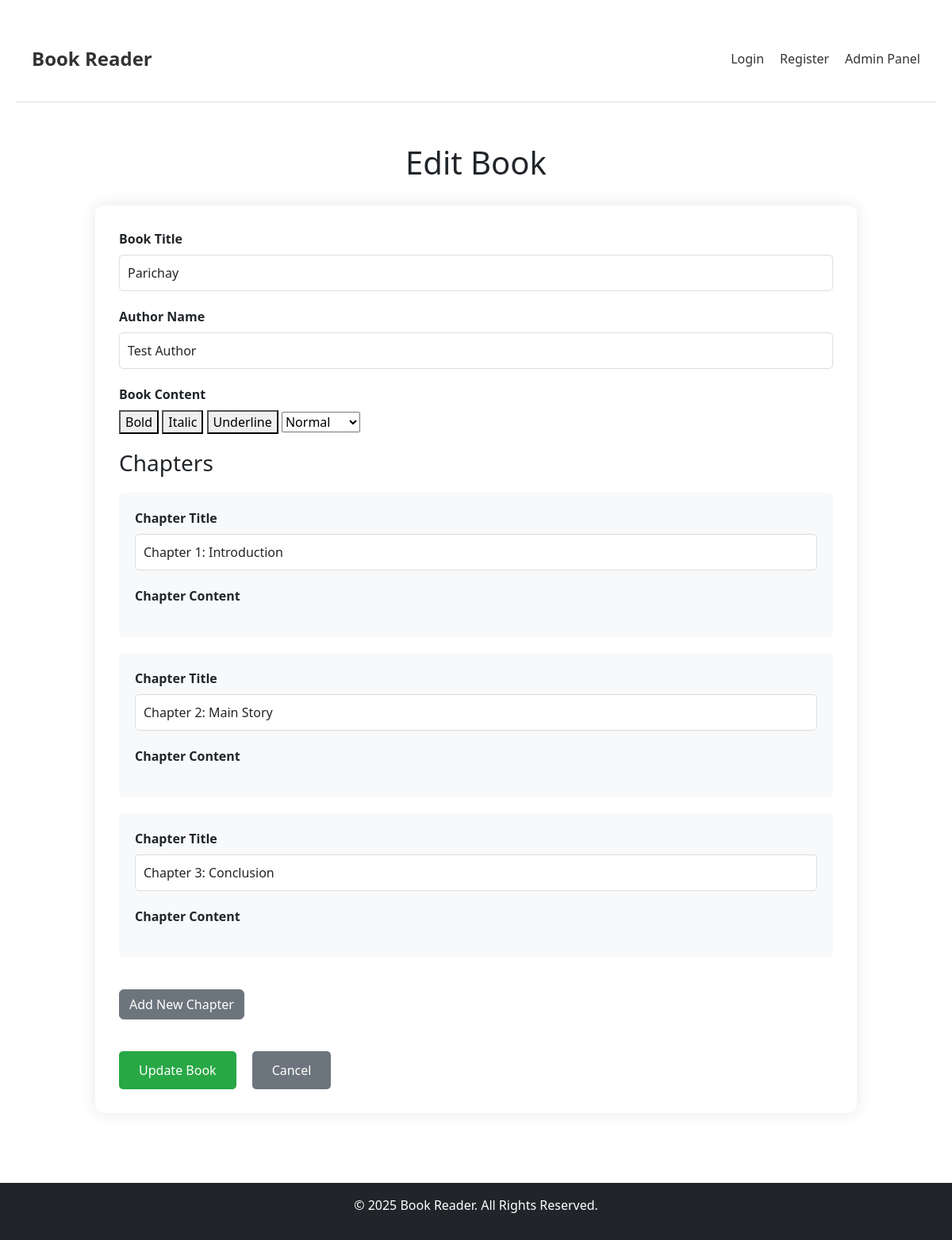
/book/1/edit (signed in), run on the app's committed database.
### models.py (models this page shows)
class Book(db.Model):
    id = db.Column(db.Integer, primary_key=True)
    title = db.Column(db.String(200), nullable=False)
    author = db.Column(db.String(100))
    content = db.Column(db.Text)
    chapters = db.relationship('Chapter', backref='book', lazy=True, order_by="Chapter.created_date")
    category = db.Column(db.String(50))
    cover_image = db.Column(db.String(200))
    published_date = db.Column(db.Date)
    rating = db.Column(db.Float, default=0.0)
    total_ratings = db.Column(db.Integer, default=0)

class Chapter(db.Model):
    id = db.Column(db.Integer, primary_key=True)
    title = db.Column(db.String(200), nullable=False)
    content = db.Column(db.Text)
    created_date = db.Column(db.DateTime, default=datetime.utcnow)
    book_id = db.Column(db.Integer, db.ForeignKey('book.id'), nullable=False)

### app.py (the view, shortened to what this page needs)
@app.route('/book/<int:id>/edit', methods=['GET', 'POST'])
def edit_book(id):
    if 'admin_id' not in session:
        flash("Only admins can edit books", "warning")
        return redirect(url_for("admin_login"))
    book = Book.query.get_or_404(id)
    return render_template('edit_book.html', book=book)

### app.py (called while the page is built)
@app.context_processor
def utility_processor():
    return {
        'get_user': get_current_user
    }

### templates/edit_book.html (shortened to what this page needs)
{% extends "base.html" %}
{% block content %}
<div class="admin-dashboard">
    <div class="dashboard-header">
        <h1>Edit Book</h1>
    </div>
    <div class="book-editor">
        <form method="POST" class="book-form">
            <div class="form-group">
                <label for="title">Book Title</label>
                <input type="text" id="title" name="title" required class="form-control" value="{{ book.title }}">
            </div>
            <div class="form-group">
                <label for="author">Author Name</label>
                <input type="text" id="author" name="author" required class="form-control" value="{{ book.author }}">
            </div>
            <div class="form-group">
                <label>Book Content</label>
                <div id="toolbar">
                    <button class="ql-bold">Bold</button>
                    <button class="ql-italic">Italic</button>
                    <button class="ql-underline">Underline</button>
                    <select class="ql-header">
                        <option selected>Normal</option>
                    </select>
                </div>
            </div>
            <div id="chapters-container">
                <h3>Chapters</h3>
                {% for chapter in book.chapters %}
                <div class="chapter-form">
                    <div class="form-group">
                        <label>Chapter Title</label>
                        <input type="text" name="chapter_title[]" class="form-control" value="{{ chapter.title }}">
                    </div>
                    <div class="form-group">
                        <label>Chapter Content</label>
                    </div>
                </div>
                {% endfor %}
            </div>
            <button type="button" id="add-chapter" class="btn btn-secondary">Add New Chapter</button>
            <div class="button-group">
                <button type="submit" class="admin-btn">Update Book</button>
                <a href="{{ url_for('manage_books') }}" class="cancel-btn">Cancel</a>
            </div>
        </form>
    </div>
</div>
<link href="https://cdn.quilljs.com/1.3.6/quill.snow.css" rel="stylesheet">
{% endblock %}

### static/style.css (style rules this page uses)
.form-group { margin-bottom: 20px; }
.form-group label { display: block; margin-bottom: 5px; font-weight: bold; }
.form-group input, .form-group textarea { width: 100%; padding: 8px; border: 1px solid #ddd; border-radius: 4px; }
.form-control { width: 100%; padding: 10px; margin-bottom: 15px; border: 1px solid #ddd; border-radius: 5px; font-size: 16px; }
.admin-dashboard { max-width: 1000px; margin: 0 auto; padding: 20px; }
.dashboard-header { margin-bottom: 30px; text-align: center; }
.book-editor { background: white; padding: 30px; border-radius: 10px; box-shadow: 0 0 20px rgba(0, 0, 0, 0.1); }
.book-form .form-group { margin-bottom: 20px; }
.book-form label { display: block; margin-bottom: 8px; font-weight: bold; }
.book-form .form-control { width: 100%; padding: 10px; border: 1px solid #ddd; border-radius: 5px; }
.admin-btn { background: #28a745; color: white; padding: 12px 25px; border: none; border-radius: 5px; cursor: pointer; font-size: 16px; transition: background 0.3s; }
.cancel-btn { background: #6c757d; color: white; padding: 12px 25px; border: none; border-radius: 5px; text-decoration: none; font-size: 16px; margin-left: 10px; }

### templates/edit_book.html (style rules this page uses)
.chapter-form { background: #f8f9fa; padding: 20px; margin: 20px 0; border-radius: 5px; }
.button-group { margin-top: 20px; display: flex; gap: 10px; }
#add-chapter { margin: 20px 0; }

### data on the page
Book: title "Parichay", author "Test Author"
Chapter: title "Chapter 1: Introduction"
Chapter: title "Chapter 2: Main Story"
Chapter: title "Chapter 3: Conclusion"
